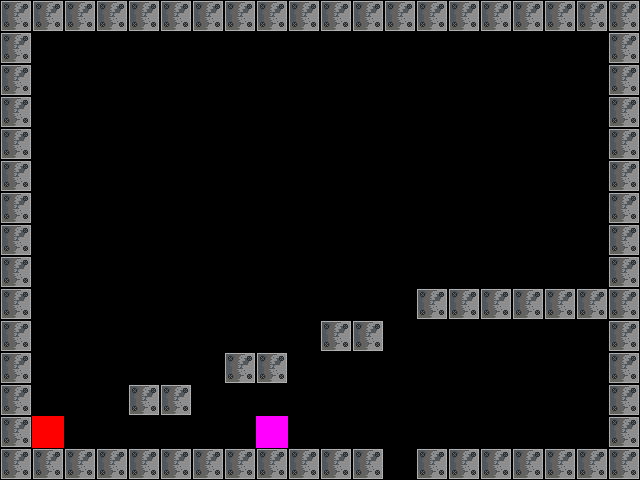

A level layout from a 2D game, rendered from its tile map. Below: a short description, then the map file with tile-grid data replaced by summaries:
An orthogonal 20x15 tile map with 32x32 px tiles, 1 tile layer (foreground), 2 tilesets and 5 objects (Platform01, Switch01, Door01, Switch02, Door02).

<map version="1.0" orientation="orthogonal" width="20" height="15" tilewidth="32" tileheight="32">
 <tileset firstgid="1" name="blocks" tilewidth="32" tileheight="32">
  <image source="blocks.png" width="128" height="128" />
 </tileset>
 <tileset firstgid="17" name="area01_level_tiles" tilewidth="32" tileheight="32">
  <image source="testarea_tileset/area01_level_tiles.png" width="640" height="241" />
  <tile id="21">
   <properties>
    <property name="type" value="box" />
   </properties>
  </tile>
 </tileset>
 <layer name="foreground" width="20" height="15">
  <data>[300 cells, 79 non-empty, 3 distinct tile ids]</data>
 </layer>
 <objectgroup name="Calque d'objets 1" width="20" height="15">
  <object name="Platform01" x="64" y="352" width="64" height="32">
   <properties>
    <property name="name" value="platform1" />
    <property name="type" value="vertical" />
    <property name="x1" value="" />
    <property name="x2" value="" />
    <property name="y1" value="3" />
    <property name="y2" value="11" />
   </properties>
  </object>
  <object name="Switch01" x="384" y="447" width="32" height="32">
   <properties>
    <property name="actionOff" value="switch" />
    <property name="actionOn" value="switch" />
    <property name="name" value="switch1" />
    <property name="targetName" value="door1" />
    <property name="type" value="triggerWorld" />
   </properties>
  </object>
  <object name="Door01" x="512" y="384" width="32" height="64">
   <properties>
    <property name="initial" value="closed" />
    <property name="name" value="door1" />
    <property name="type" value="door" />
   </properties>
  </object>
  <object name="Switch02" x="448" y="224" width="32" height="32">
   <properties>
    <property name="actionOff" value="switch" />
    <property name="actionOn" value="switch" />
    <property name="name" value="switch2" />
    <property name="targetName" value="door2" />
    <property name="type" value="triggerPlayer" />
   </properties>
  </object>
  <object name="Door02" x="544" y="224" width="32" height="64">
   <properties>
    <property name="initial" value="closed" />
    <property name="name" value="door2" />
    <property name="type" value="door" />
   </properties>
  </object>
 </objectgroup>
</map>
